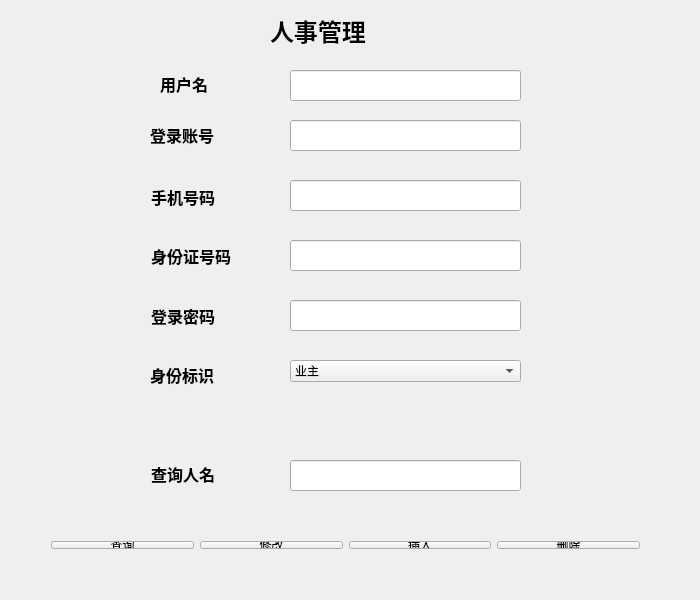
<?xml version="1.0" encoding="UTF-8"?>
<ui version="4.0">
 <class>Widget</class>
 <widget class="QWidget" name="Widget">
  <property name="geometry">
   <rect>
    <x>0</x>
    <y>0</y>
    <width>700</width>
    <height>600</height>
   </rect>
  </property>
  <property name="windowTitle">
   <string>Widget</string>
  </property>
  <property name="styleSheet">
   <string notr="true">background-image: url();</string>
  </property>
  <widget class="QLabel" name="label">
   <property name="geometry">
    <rect>
     <x>270</x>
     <y>10</y>
     <width>181</width>
     <height>41</height>
    </rect>
   </property>
   <property name="text">
    <string>&lt;html&gt;&lt;head/&gt;&lt;body&gt;&lt;p&gt;&lt;span style=&quot; font-size:18pt; font-weight:600; color:#000000;&quot;&gt;人事管理&lt;/span&gt;&lt;/p&gt;&lt;/body&gt;&lt;/html&gt;</string>
   </property>
  </widget>
  <widget class="QLabel" name="label_2">
   <property name="geometry">
    <rect>
     <x>160</x>
     <y>72</y>
     <width>63</width>
     <height>21</height>
    </rect>
   </property>
   <property name="text">
    <string>&lt;html&gt;&lt;head/&gt;&lt;body&gt;&lt;p&gt;&lt;span style=&quot; font-size:12pt; font-weight:600;&quot;&gt;用户名&lt;/span&gt;&lt;/p&gt;&lt;/body&gt;&lt;/html&gt;</string>
   </property>
  </widget>
  <widget class="QLabel" name="label_3">
   <property name="geometry">
    <rect>
     <x>151</x>
     <y>182</y>
     <width>84</width>
     <height>31</height>
    </rect>
   </property>
   <property name="text">
    <string>&lt;html&gt;&lt;head/&gt;&lt;body&gt;&lt;p&gt;&lt;span style=&quot; font-size:12pt; font-weight:600;&quot;&gt;手机号码&lt;/span&gt;&lt;/p&gt;&lt;/body&gt;&lt;/html&gt;</string>
   </property>
  </widget>
  <widget class="QLabel" name="label_4">
   <property name="geometry">
    <rect>
     <x>151</x>
     <y>241</y>
     <width>105</width>
     <height>31</height>
    </rect>
   </property>
   <property name="text">
    <string>&lt;html&gt;&lt;head/&gt;&lt;body&gt;&lt;p&gt;&lt;span style=&quot; font-size:12pt; font-weight:600;&quot;&gt;身份证号码&lt;/span&gt;&lt;/p&gt;&lt;/body&gt;&lt;/html&gt;</string>
   </property>
  </widget>
  <widget class="QLabel" name="label_5">
   <property name="geometry">
    <rect>
     <x>151</x>
     <y>301</y>
     <width>84</width>
     <height>31</height>
    </rect>
   </property>
   <property name="text">
    <string>&lt;html&gt;&lt;head/&gt;&lt;body&gt;&lt;p&gt;&lt;span style=&quot; font-size:12pt; font-weight:600;&quot;&gt;登录密码&lt;/span&gt;&lt;/p&gt;&lt;/body&gt;&lt;/html&gt;</string>
   </property>
  </widget>
  <widget class="QLabel" name="label_6">
   <property name="geometry">
    <rect>
     <x>150</x>
     <y>360</y>
     <width>84</width>
     <height>31</height>
    </rect>
   </property>
   <property name="text">
    <string>&lt;html&gt;&lt;head/&gt;&lt;body&gt;&lt;p&gt;&lt;span style=&quot; font-size:12pt; font-weight:600;&quot;&gt;身份标识&lt;/span&gt;&lt;/p&gt;&lt;/body&gt;&lt;/html&gt;</string>
   </property>
  </widget>
  <widget class="QLineEdit" name="lineEdit">
   <property name="geometry">
    <rect>
     <x>290</x>
     <y>70</y>
     <width>231</width>
     <height>31</height>
    </rect>
   </property>
  </widget>
  <widget class="QLineEdit" name="lineEdit_2">
   <property name="geometry">
    <rect>
     <x>290</x>
     <y>180</y>
     <width>231</width>
     <height>31</height>
    </rect>
   </property>
  </widget>
  <widget class="QLineEdit" name="lineEdit_3">
   <property name="geometry">
    <rect>
     <x>290</x>
     <y>240</y>
     <width>231</width>
     <height>31</height>
    </rect>
   </property>
  </widget>
  <widget class="QLineEdit" name="lineEdit_4">
   <property name="geometry">
    <rect>
     <x>290</x>
     <y>300</y>
     <width>231</width>
     <height>31</height>
    </rect>
   </property>
  </widget>
  <widget class="QLabel" name="label_7">
   <property name="geometry">
    <rect>
     <x>151</x>
     <y>459</y>
     <width>84</width>
     <height>31</height>
    </rect>
   </property>
   <property name="text">
    <string>&lt;html&gt;&lt;head/&gt;&lt;body&gt;&lt;p&gt;&lt;span style=&quot; font-size:12pt; font-weight:600;&quot;&gt;查询人名&lt;/span&gt;&lt;/p&gt;&lt;/body&gt;&lt;/html&gt;</string>
   </property>
  </widget>
  <widget class="QLineEdit" name="lineEdit_6">
   <property name="geometry">
    <rect>
     <x>290</x>
     <y>460</y>
     <width>231</width>
     <height>31</height>
    </rect>
   </property>
  </widget>
  <widget class="QLabel" name="label_8">
   <property name="geometry">
    <rect>
     <x>150</x>
     <y>120</y>
     <width>111</width>
     <height>31</height>
    </rect>
   </property>
   <property name="text">
    <string>&lt;html&gt;&lt;head/&gt;&lt;body&gt;&lt;p&gt;&lt;span style=&quot; font-size:12pt; font-weight:600;&quot;&gt;登录账号&lt;/span&gt;&lt;/p&gt;&lt;/body&gt;&lt;/html&gt;</string>
   </property>
  </widget>
  <widget class="QLineEdit" name="lineEdit_7">
   <property name="geometry">
    <rect>
     <x>290</x>
     <y>120</y>
     <width>231</width>
     <height>31</height>
    </rect>
   </property>
  </widget>
  <widget class="QWidget" name="layoutWidget">
   <property name="geometry">
    <rect>
     <x>40</x>
     <y>530</y>
     <width>611</width>
     <height>30</height>
    </rect>
   </property>
   <layout class="QHBoxLayout" name="horizontalLayout">
    <item>
     <widget class="QPushButton" name="pushButton">
      <property name="text">
       <string>查询</string>
      </property>
     </widget>
    </item>
    <item>
     <widget class="QPushButton" name="pushButton_2">
      <property name="text">
       <string>修改</string>
      </property>
     </widget>
    </item>
    <item>
     <widget class="QPushButton" name="pushButton_3">
      <property name="text">
       <string>插入</string>
      </property>
     </widget>
    </item>
    <item>
     <widget class="QPushButton" name="pushButton_4">
      <property name="text">
       <string>删除</string>
      </property>
     </widget>
    </item>
   </layout>
  </widget>
  <widget class="QComboBox" name="comboBox">
   <property name="geometry">
    <rect>
     <x>290</x>
     <y>360</y>
     <width>231</width>
     <height>22</height>
    </rect>
   </property>
   <item>
    <property name="text">
     <string>业主</string>
    </property>
   </item>
   <item>
    <property name="text">
     <string>物业管理员</string>
    </property>
   </item>
   <item>
    <property name="text">
     <string>物业工作人员</string>
    </property>
   </item>
   <item>
    <property name="text">
     <string>空</string>
    </property>
   </item>
  </widget>
 </widget>
 <layoutdefault spacing="6" margin="11"/>
 <resources/>
 <connections/>
</ui>
